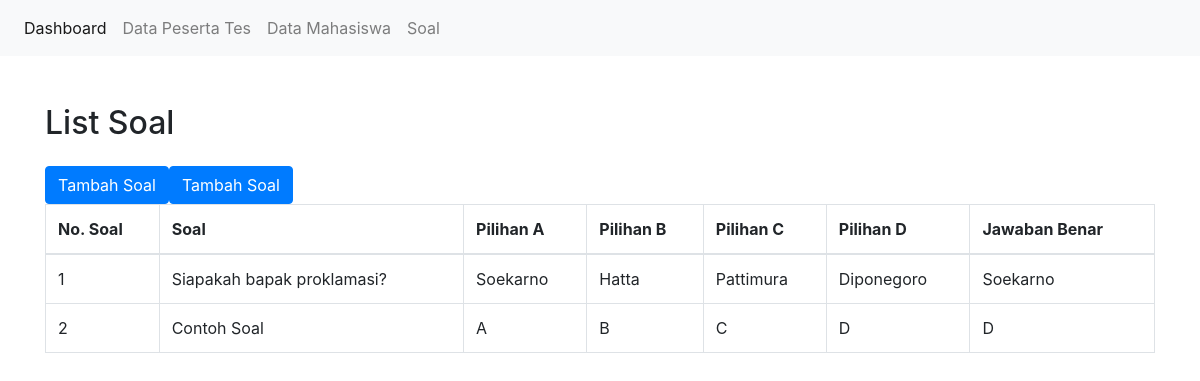
The app's page /list_soal.php (signed in) with its own data.
### tables this page shows
CREATE TABLE `soal` (
  `no_soal` int(11) NOT NULL,
  `teks_soal` text NOT NULL,
  `pilihan_a` varchar(255) NOT NULL,
  `pilihan_b` varchar(255) NOT NULL,
  `pilihan_c` varchar(255) NOT NULL,
  `pilihan_d` varchar(255) NOT NULL,
  `jawaban_benar` varchar(255) NOT NULL
);

### list_soal.php (the view, shortened to what this page needs)
<?php
$koneksi = new mysqli("localhost", "root", "", "db_mahasiswa");
    $query = "SELECT no_soal, teks_soal, pilihan_a, pilihan_b, pilihan_c, pilihan_d, jawaban_benar FROM soal";
    $result = $koneksi->query($query);
    if ($result->num_rows > 0) {
        ?>
        <!DOCTYPE html>
        <html lang="en">
        <head>
            <link rel="stylesheet" href="https://maxcdn.bootstrapcdn.com/bootstrap/4.5.2/css/bootstrap.min.css">
        </head>
        <body>
        <nav class="navbar navbar-expand-lg navbar-light bg-light">
        <div class="collapse navbar-collapse" id="navbarNav">
            <ul class="navbar-nav">
                <li class="nav-item active">
                    <a class="nav-link" href="admin_dashboard.php">Dashboard</a>
                </li>
                <li class="nav-item">
                    <a class="nav-link" href="data_peserta_tes.php">Data Peserta Tes</a>
                </li>
                <li class="nav-item">
                    <a class="nav-link" href="data_maba.php">Data Mahasiswa</a>
                </li>
                <li class="nav-item">
                    <a class="nav-link" href="list_soal.php">Soal</a>
                </li>
            </ul>
        </div>
    </nav>
            <div class="container mt-5">
                <h2 class="mb-4">List Soal</h2>
                <table class="table table-bordered">
                    <thead>
                        <tr>
                            <th>No. Soal</th>
                            <th>Soal</th>
                            <th>Pilihan A</th>
                            <th>Pilihan B</th>
                            <th>Pilihan C</th>
                            <th>Pilihan D</th>
                            <th>Jawaban Benar</th>
                        </tr>
                    </thead>
                    <tbody>
                        <?php
                        while ($row = mysqli_fetch_assoc($result)) {
                            echo "<tr>";
                            echo "<td>" . $row["no_soal"] . "</td>";
                            echo "<td>" . $row["teks_soal"] . "</td>";
                            echo "<td>" . $row["pilihan_a"] . "</td>";
                            echo "<td>" . $row["pilihan_b"] . "</td>";
                            echo "<td>" . $row["pilihan_c"] . "</td>";
                            echo "<td>" . $row["pilihan_d"] . "</td>";
                            echo "<td>" . $row["jawaban_benar"] . "</td>";
                            echo "</tr>";
                            echo "<a href='tambah_soal.php' class='btn btn-primary'>Tambah Soal</a>";
                        }
                        ?>
                    </tbody>
                </table>
            </div>
        </body>
        </html>
        <?php
    } else {
        echo "Tidak ada soal.";
    }
?>

### records on screen
soal: no_soal "1", teks_soal "Siapakah bapak proklamasi?", pilihan_a "Soekarno", pilihan_b "Hatta", pilihan_c "Pattimura", pilihan_d "Diponegoro", jawaban_benar "Soekarno"
soal: no_soal "2", teks_soal "Contoh Soal", pilihan_a "A", pilihan_b "B", pilihan_c "C", pilihan_d "D", jawaban_benar "D"
